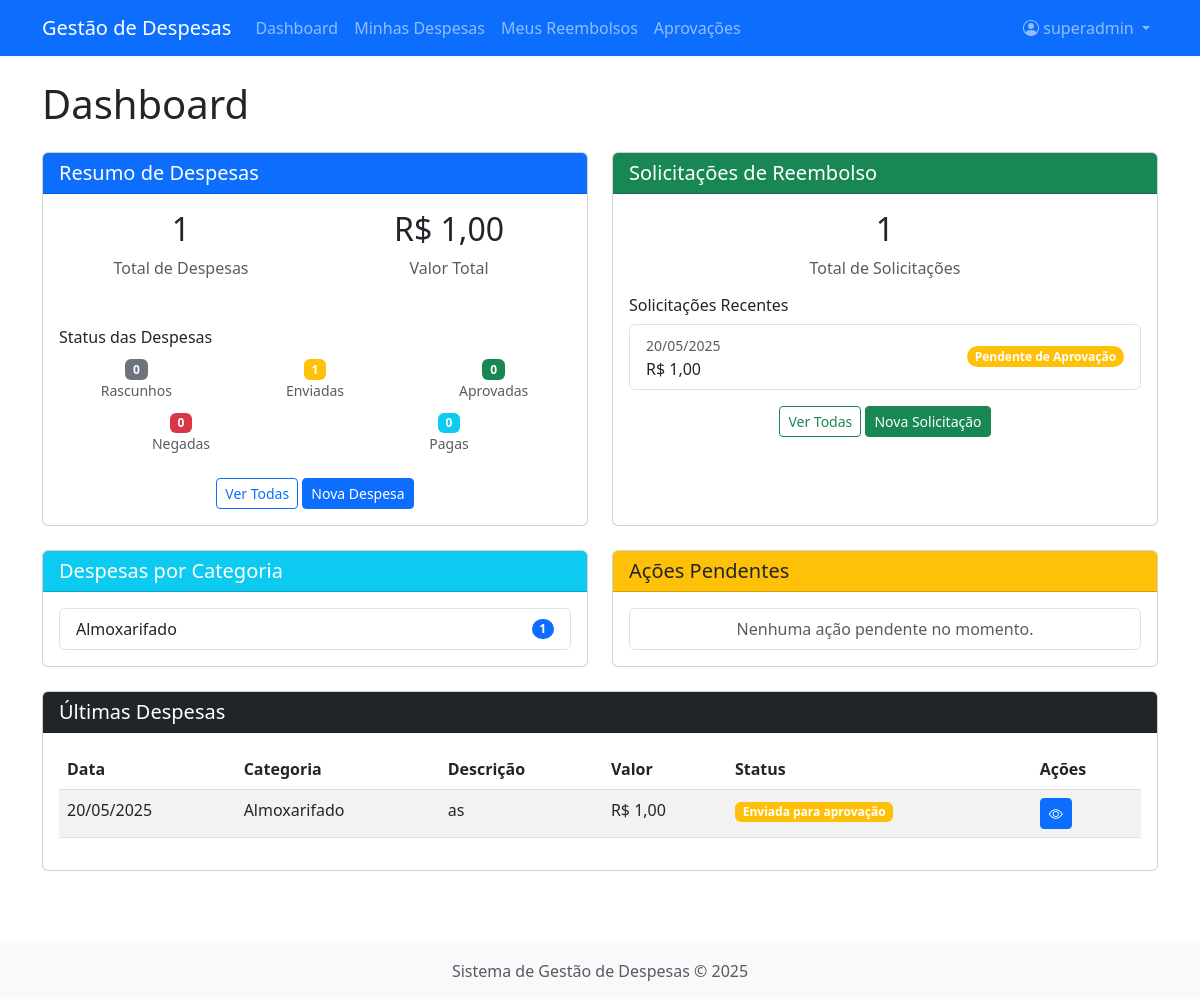
The page /dashboard/ (signed in) on the database its author committed.
### despesas/models.py (models this page shows, shortened)
class SolicitacaoReembolso(models.Model):
    STATUS_CHOICES = [
        ('PENDENTE', 'Pendente de Aprovação'),
        ('APROVADA', 'Aprovada'),
        ('NEGADA', 'Negada'),
        ('PAGA', 'Reembolso Realizado'),
    ]
    despesas = models.ManyToManyField(Despesa, related_name='solicitacoes')
    funcionario = models.ForeignKey(Funcionario, on_delete=models.CASCADE, related_name='solicitacoes')
    data_solicitacao = models.DateTimeField(auto_now_add=True)
    data_aprovacao = models.DateTimeField(blank=True, null=True)
    aprovador = models.ForeignKey(Funcionario, on_delete=models.SET_NULL, related_name='aprovacoes', blank=True, null=True)
    status = models.CharField(max_length=20, choices=STATUS_CHOICES, default='PENDENTE')
    justificativa = models.TextField(blank=True, null=True)
    codigo = models.UUIDField(default=uuid.uuid4, editable=False, unique=True)
    def valor_total(self):
        return self.despesas.aggregate(total=models.Sum('valor'))['total'] or 0
    class Meta:
        verbose_name = 'Solicitação de Reembolso'
        verbose_name_plural = 'Solicitações de Reembolso'
        ordering = ['-data_solicitacao']

class CategoriasDespesa(models.Model):
    nome = models.CharField(max_length=100)
    descricao = models.TextField(blank=True, null=True)
    limite_valor = models.DecimalField(max_digits=10, decimal_places=2, blank=True, null=True)
    requer_aprovacao = models.BooleanField(default=True)
    class Meta:
        verbose_name = 'Categoria de Despesa'
        verbose_name_plural = 'Categorias de Despesas'

class Despesa(models.Model):
    STATUS_CHOICES = [
        ('RASCUNHO', 'Rascunho'),
        ('ENVIADA', 'Enviada para aprovação'),
        ('APROVADA', 'Aprovada'),
        ('NEGADA', 'Negada'),
        ('PAGA', 'Reembolso realizado'),
    ]
    funcionario = models.ForeignKey(Funcionario, on_delete=models.CASCADE, related_name='despesas')
    categoria = models.ForeignKey(CategoriasDespesa, on_delete=models.PROTECT, related_name='despesas')
    descricao = models.TextField()
    valor = models.DecimalField(max_digits=10, decimal_places=2, validators=[MinValueValidator(0.01)])
    data_despesa = models.DateField()
    comprovante = models.FileField(upload_to='comprovantes/', blank=True, null=True)
    data_criacao = models.DateTimeField(auto_now_add=True)
    data_atualizacao = models.DateTimeField(auto_now=True)
    status = models.CharField(max_length=20, choices=STATUS_CHOICES, default='RASCUNHO')
    codigo = models.UUIDField(default=uuid.uuid4, editable=False, unique=True)
    class Meta:
        verbose_name = 'Despesa'
        verbose_name_plural = 'Despesas'
        ordering = ['-data_criacao']

### despesas/views.py (the view)
# urls.py: path('dashboard/', views.dashboard, name='dashboard'),
@login_required
def dashboard(request):
    try:
        funcionario = request.user.funcionario
    except:
        messages.error(request, "Perfil de funcionário não encontrado. Por favor, complete seu cadastro.")
        return redirect('despesas:profile')
    despesas = Despesa.objects.filter(funcionario=funcionario)
    total_despesas = despesas.count()
    valor_total = despesas.aggregate(total=Sum('valor'))['total'] or 0
    despesas_por_status = {
        'rascunho': despesas.filter(status='RASCUNHO').count(),
        'enviadas': despesas.filter(status='ENVIADA').count(),
        'aprovadas': despesas.filter(status='APROVADA').count(),
        'negadas': despesas.filter(status='NEGADA').count(),
        'pagas': despesas.filter(status='PAGA').count(),
    }
    despesas_por_categoria = list(despesas.values('categoria__nome').annotate(
        total=Count('id')).order_by('-total')[:5])
    despesas_recentes = despesas.order_by('-data_criacao')[:5]
    solicitacoes = SolicitacaoReembolso.objects.filter(funcionario=funcionario)
    total_solicitacoes = solicitacoes.count()
    solicitacoes_recentes = solicitacoes.order_by('-data_solicitacao')[:5]
    aprovacoes_pendentes = None
    if funcionario.is_gerente():
        aprovacoes_pendentes = SolicitacaoReembolso.objects.filter(
            status='PENDENTE',
            funcionario__departamento=funcionario.departamento
        ).exclude(funcionario=funcionario).count()
    pagamentos_pendentes = None
    if funcionario.is_financeiro():
        pagamentos_pendentes = SolicitacaoReembolso.objects.filter(
            status='APROVADA'
        ).count()
    context = {
        'total_despesas': total_despesas,
        'valor_total': valor_total,
        'despesas_por_status': despesas_por_status,
        'despesas_por_categoria': despesas_por_categoria,
        'despesas_recentes': despesas_recentes,
        'total_solicitacoes': total_solicitacoes,
        'solicitacoes_recentes': solicitacoes_recentes,
        'aprovacoes_pendentes': aprovacoes_pendentes,
        'pagamentos_pendentes': pagamentos_pendentes,
    }
    return render(request, 'despesas/dashboard.html', context)

### despesas/models.py (called while the page is built)
    def is_gerente(self):
        return self.cargo == 'GERENTE'

    def is_financeiro(self):
        return self.cargo == 'FINANCEIRO'

### despesas/templates/despesas/dashboard.html (shortened to what this page needs)
{% extends 'despesas/base.html' %}
{% block content %}
<h1 class="mb-4">Dashboard</h1>
<div class="row">
    <div class="col-md-6 mb-4">
        <div class="card h-100">
            <div class="card-header bg-primary text-white">
                <h5 class="card-title mb-0">Resumo de Despesas</h5>
            </div>
            <div class="card-body">
                <div class="row text-center">
                    <div class="col-6 mb-3">
                        <h2>{{ total_despesas }}</h2>
                        <p class="text-muted">Total de Despesas</p>
                    </div>
                    <div class="col-6 mb-3">
                        <h2>R$ {{ valor_total|floatformat:2 }}</h2>
                        <p class="text-muted">Valor Total</p>
                    </div>
                </div>
                <h6 class="mt-3">Status das Despesas</h6>
                <div class="row text-center">
                    <div class="col-4 mb-2">
                        <span class="badge bg-secondary">{{ despesas_por_status.rascunho }}</span>
                        <p class="small text-muted mb-0">Rascunhos</p>
                    </div>
                    <div class="col-4 mb-2">
                        <span class="badge bg-warning">{{ despesas_por_status.enviadas }}</span>
                        <p class="small text-muted mb-0">Enviadas</p>
                    </div>
                    <div class="col-4 mb-2">
                        <span class="badge bg-success">{{ despesas_por_status.aprovadas }}</span>
                        <p class="small text-muted mb-0">Aprovadas</p>
                    </div>
                    <div class="col-6 mb-2">
                        <span class="badge bg-danger">{{ despesas_por_status.negadas }}</span>
                        <p class="small text-muted mb-0">Negadas</p>
                    </div>
                    <div class="col-6 mb-2">
                        <span class="badge bg-info">{{ despesas_por_status.pagas }}</span>
                        <p class="small text-muted mb-0">Pagas</p>
                    </div>
                </div>
                <div class="mt-3 text-center">
                    <a href="{% url 'despesas:despesa_list' %}" class="btn btn-sm btn-outline-primary">Ver Todas</a>
                    <a href="{% url 'despesas:despesa_create' %}" class="btn btn-sm btn-primary">Nova Despesa</a>
                </div>
            </div>
        </div>
    </div>
    <div class="col-md-6 mb-4">
        <div class="card h-100">
            <div class="card-header bg-success text-white">
                <h5 class="card-title mb-0">Solicitações de Reembolso</h5>
            </div>
            <div class="card-body">
                <div class="text-center mb-3">
                    <h2>{{ total_solicitacoes }}</h2>
                    <p class="text-muted">Total de Solicitações</p>
                </div>
                {% if solicitacoes_recentes %}
                <h6>Solicitações Recentes</h6>
                <ul class="list-group">
                    {% for solicitacao in solicitacoes_recentes %}
                    <li class="list-group-item d-flex justify-content-between align-items-center">
                        <div>
                            <small class="text-muted">{{ solicitacao.data_solicitacao|date:"d/m/Y" }}</small>
                            <br>
                            <span>R$ {{ solicitacao.valor_total|floatformat:2 }}</span>
                        </div>
                        <span class="badge
                            {% if solicitacao.status == 'PENDENTE' %}bg-warning
                            {% elif solicitacao.status == 'APROVADA' %}bg-success
                            {% elif solicitacao.status == 'NEGADA' %}bg-danger
                            {% elif solicitacao.status == 'PAGA' %}bg-info{% endif %} rounded-pill">
                            {{ solicitacao.get_status_display }}
                        </span>
                    </li>
                    {% endfor %}
                </ul>
                {% else %}
                <p class="text-center text-muted">Nenhuma solicitação de reembolso encontrada.</p>
                {% endif %}
                <div class="mt-3 text-center">
                    <a href="{% url 'despesas:reembolso_list' %}" class="btn btn-sm btn-outline-success">Ver Todas</a>
                    <a href="{% url 'despesas:reembolso_create' %}" class="btn btn-sm btn-success">Nova Solicitação</a>
                </div>
            </div>
        </div>
    </div>
</div>
<div class="row">
    <div class="col-md-6 mb-4">
        <div class="card h-100">
            <div class="card-header bg-info text-white">
                <h5 class="card-title mb-0">Despesas por Categoria</h5>
            </div>
            <div class="card-body">
                {% if despesas_por_categoria %}
                <ul class="list-group">
                    {% for categoria in despesas_por_categoria %}
                    <li class="list-group-item d-flex justify-content-between align-items-center">
                        {{ categoria.categoria__nome }}
                        <span class="badge bg-primary rounded-pill">{{ categoria.total }}</span>
                    </li>
                    {% endfor %}
                </ul>
                {% else %}
                <p class="text-center text-muted">Nenhuma despesa cadastrada.</p>
                {% endif %}
            </div>
        </div>
    </div>
    <div class="col-md-6 mb-4">
        <div class="card h-100">
            <div class="card-header bg-warning text-dark">
                <h5 class="card-title mb-0">Ações Pendentes</h5>
            </div>
            <div class="card-body">
                <ul class="list-group">
                    {% if not aprovacoes_pendentes and not pagamentos_pendentes %}
                    <li class="list-group-item text-center text-muted">
                        Nenhuma ação pendente no momento.
                    </li>
                    {% endif %}
                </ul>
            </div>
        </div>
    </div>
</div>
<div class="row">
    <div class="col-lg-12 mb-4">
        <div class="card">
            <div class="card-header bg-dark text-white">
                <h5 class="card-title mb-0">Últimas Despesas</h5>
            </div>
            <div class="card-body">
                {% if despesas_recentes %}
                <div class="table-responsive">
                    <table class="table table-striped table-hover">
                        <thead>
                            <tr>
                                <th>Data</th>
                                <th>Categoria</th>
                                <th>Descrição</th>
                                <th>Valor</th>
                                <th>Status</th>
                                <th>Ações</th>
                            </tr>
                        </thead>
                        <tbody>
                            {% for despesa in despesas_recentes %}
                            <tr>
                                <td>{{ despesa.data_despesa|date:"d/m/Y" }}</td>
                                <td>{{ despesa.categoria.nome }}</td>
                                <td>{{ despesa.descricao|truncatechars:30 }}</td>
                                <td>R$ {{ despesa.valor|floatformat:2 }}</td>
                                <td>
                                    <span class="badge
                                        {% if despesa.status == 'RASCUNHO' %}bg-secondary
                                        {% elif despesa.status == 'ENVIADA' %}bg-warning
                                        {% elif despesa.status == 'APROVADA' %}bg-success
                                        {% elif despesa.status == 'NEGADA' %}bg-danger
                                        {% elif despesa.status == 'PAGA' %}bg-info{% endif %}">
                                        {{ despesa.get_status_display }}
                                    </span>
                                </td>
                                <td>
                                    <a href="{% url 'despesas:despesa_detail' despesa.codigo %}" class="btn btn-sm btn-primary">
                                        <i class="bi bi-eye"></i>
                                    </a>
                                </td>
                            </tr>
                            {% endfor %}
                        </tbody>
                    </table>
                </div>
                {% else %}
                <p class="text-center text-muted">Nenhuma despesa cadastrada.</p>
                {% endif %}
            </div>
        </div>
    </div>
</div>
{% endblock %}

### despesas/templates/despesas/base.html (shortened to what this page needs)
<!DOCTYPE html>
<html lang="pt-br">
<head>
    <link href="https://cdn.jsdelivr.net/npm/bootstrap@5.3.0-alpha1/dist/css/bootstrap.min.css" rel="stylesheet">
    <link rel="stylesheet" href="https://cdn.jsdelivr.net/npm/bootstrap-icons@1.10.3/font/bootstrap-icons.css">
</head>
<body>
    <nav class="navbar navbar-expand-lg navbar-dark bg-primary">
        <div class="container">
            <a class="navbar-brand" href="{% url 'despesas:home' %}">Gestão de Despesas</a>
            <div class="collapse navbar-collapse" id="navbarNav">
                <ul class="navbar-nav me-auto">
                    {% if user.is_authenticated %}
                        <li class="nav-item">
                            <a class="nav-link" href="{% url 'despesas:dashboard' %}">Dashboard</a>
                        </li>
                        <li class="nav-item">
                            <a class="nav-link" href="{% url 'despesas:despesa_list' %}">Minhas Despesas</a>
                        </li>
                        <li class="nav-item">
                            <a class="nav-link" href="{% url 'despesas:reembolso_list' %}">Meus Reembolsos</a>
                        </li>
                        {% if user.funcionario.is_gerente %}
                        <li class="nav-item">
                            <a class="nav-link" href="{% url 'despesas:aprovacao_list' %}">Aprovações</a>
                        </li>
                        {% endif %}
                    {% endif %}
                </ul>
                <ul class="navbar-nav">
                    {% if user.is_authenticated %}
                        <li class="nav-item dropdown">
                            <a class="nav-link dropdown-toggle" href="#" role="button" data-bs-toggle="dropdown">
                                <i class="bi bi-person-circle"></i> {{ user.get_full_name|default:user.username }}
                            </a>
                        </li>
                    {% endif %}
                </ul>
            </div>
        </div>
    </nav>
    <main class="container my-4">
        {% block content %}{% endblock %}
    </main>
    <footer class="bg-light text-center text-muted py-3 mt-5">
        <div class="container">
            <p class="mb-0">Sistema de Gestão de Despesas © {% now "Y" %}</p>
        </div>
    </footer>
</body>
</html>

### rows shown on the page
SolicitacaoReembolso: data_solicitacao "20/05/2025", valor_total "1,00", status "Pendente de Aprovação"
CategoriasDespesa: categoria__nome "Almoxarifado", total "1"
Despesa: data_despesa "20/05/2025", categoria.nome "Almoxarifado", descricao "as", valor "1,00", status "Enviada para aprovação"

### other values the page prints
{{ user.get_full_name|default:user.username }} "superadmin"
{{ total_despesas }} "1"
{{ valor_total|floatformat:2 }} "1,00"
{{ despesas_por_status.rascunho }} "0"
{{ despesas_por_status.enviadas }} "1"
{{ despesas_por_status.aprovadas }} "0"
{{ despesas_por_status.negadas }} "0"
{{ despesas_por_status.pagas }} "0"
{{ total_solicitacoes }} "1"
